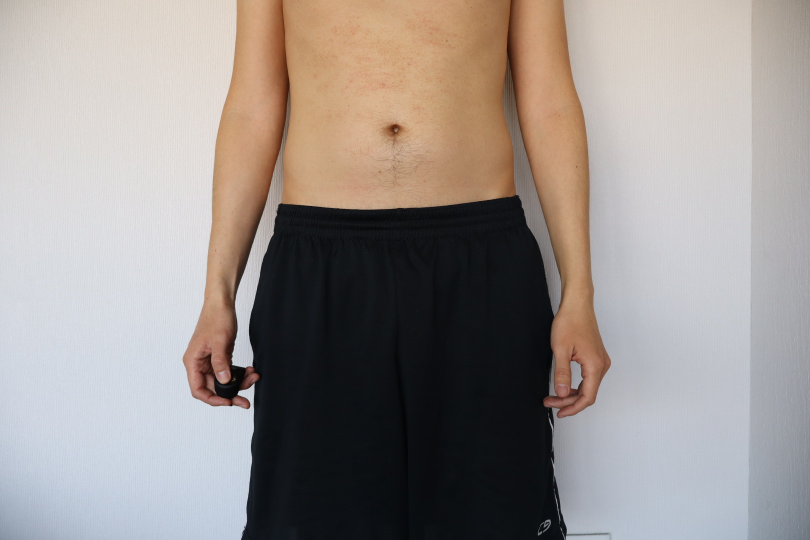
#> input picture input/FALP/240924-175905/original/0002.jpg, 1620 x 1080 px, found by its file name (shown at 1/2 size)
$ python stitching_manual.py
#> lines starting #> are read from the running program, lines starting #| are printed output that depends on the picture
import cv2
import numpy as np

# Configurar la superposición (en píxeles)
superposicion = 2900  # Puedes modificar este valor para probar diferentes superposiciones

# Leer las imágenes
img1 = cv2.imread('./input/147/1/original/0002.jpg')
#> img1 is the input picture: shape (1080, 1620, 3); mean B, G, R 141.9, 145.9, 153.7
img2 = cv2.imread('./input/147/1/original/0003.jpg')
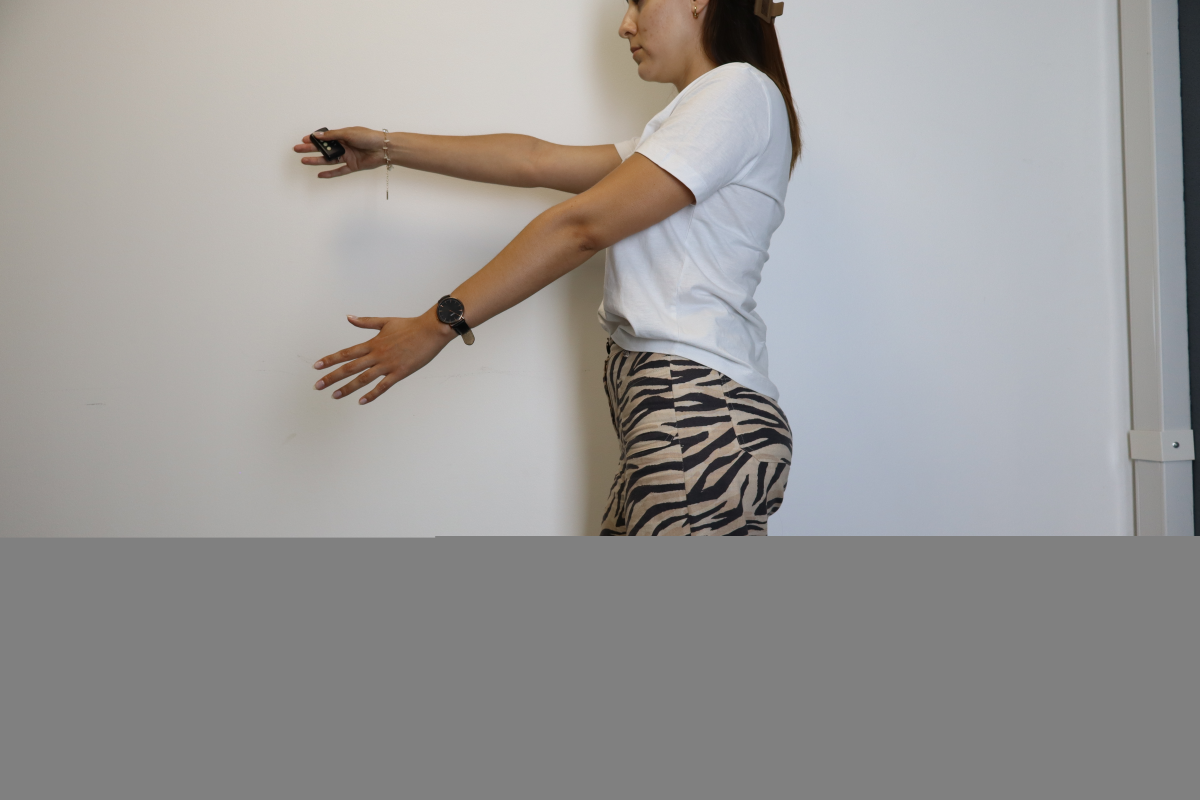
#> input picture examenes_oncopod/144/3/original/0003.jpg, 6000 x 4000 px, found by its file name (shown at 1/5 size)
#> img2 is the input picture: shape (4000, 6000, 3); mean B, G, R 152.3, 153.6, 155.6
img3 = cv2.imread('./input/147/1/original/0004.jpg')
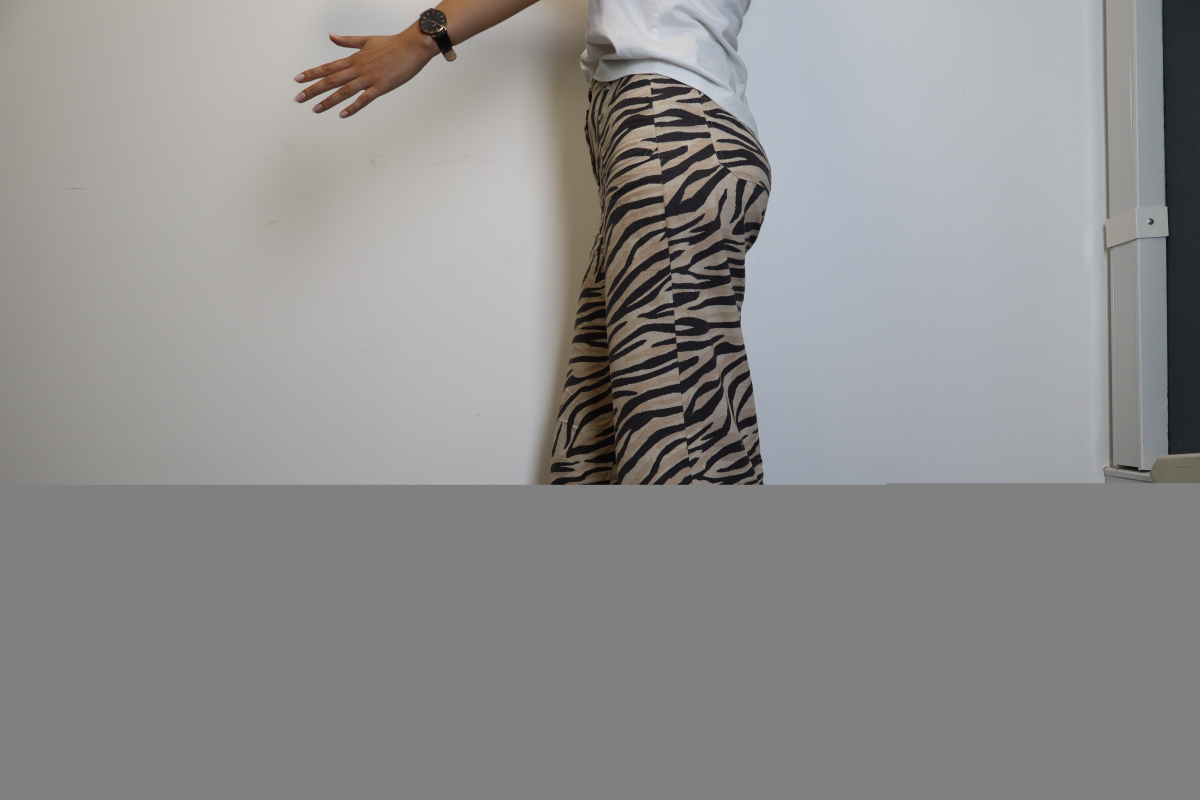
#> input picture examenes_oncopod/144/3/original/0004.jpg, 6000 x 4000 px, found by its file name (shown at 1/5 size)
#> img3 is the input picture: shape (4000, 6000, 3); mean B, G, R 142.7, 143, 143.7

def unir_imagenes_superior(img_superior, img_inferior, superposicion):
    #asegurar que las imagenes tienen el mismo alto
#> called with superposicion = 2900
    if img_superior.shape[1] != img_inferior.shape[1]:
        ancho = min(img_superior.shape[1], img_inferior.shape[1])
        img_superior = cv2.resize(img_superior, (ancho, img_superior.shape[0]))
        img_inferior = cv2.resize(img_inferior, (ancho, img_inferior.shape[0]))

    #se calcula la dimension de la nueva imagen
    altura_total = img_superior.shape[0] + img_inferior.shape[0] - superposicion
#> altura_total = 5100
    ancho_total = img_superior.shape[1]
#> ancho_total = 6000
    #imagen en negro con las nuevas  dimensiones
    imagen_unida = np.zeros((altura_total, ancho_total, 3), dtype=np.uint8)

    imagen_unida[0:img_superior.shape[0] - superposicion, 0:ancho_total] = img_superior[0:img_superior.shape[0] - superposicion, 0:ancho_total]
    imagen_unida[img_superior.shape[0] - superposicion:img_superior.shape[0], 0:ancho_total] = img_superior[img_superior.shape[0] - superposicion:, 0:ancho_total]
    imagen_unida[img_superior.shape[0]:altura_total, 0:ancho_total] = img_inferior[superposicion:, 0:ancho_total]

    return imagen_unida

imagen_intermedia = unir_imagenes_superior(img2, img3, superposicion)
imagen_final = unir_imagenes_superior(img1, imagen_intermedia, superposicion)
#> call 2 of unir_imagenes_superior, with img_inferior = array of shape (5100, 6000, 3), superposicion = 2900
#> in unir_imagenes_superior (call 2), `img_inferior = cv2.resize(img_inferior, (ancho, img_inferior.shape[0]))`:
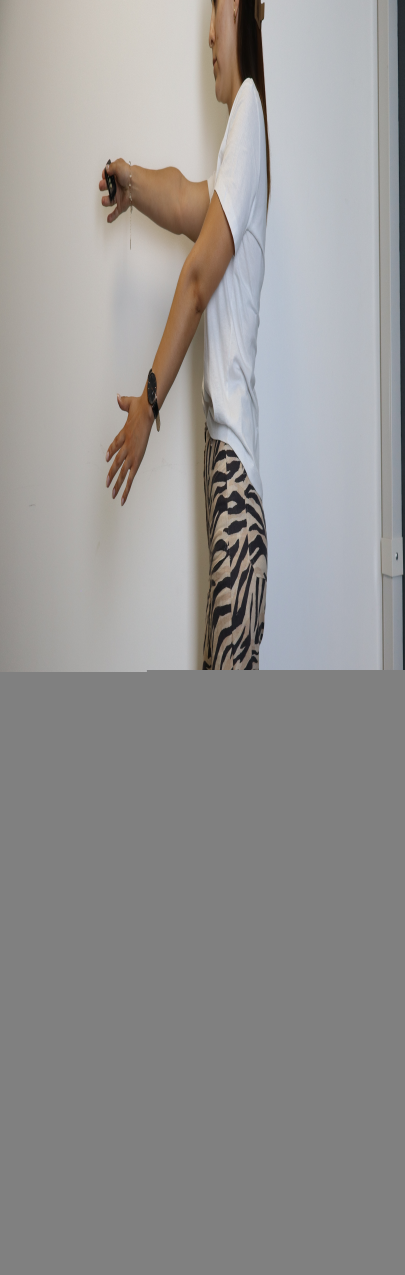
#> img_inferior: shape (5100, 1620, 3) (shown at 1/4 size); mean of channels 0, 1, 2 147.1, 148.1, 149.6; drawn as B, G, R
#> (the run stopped early here; a loop or call above may not have finished)
